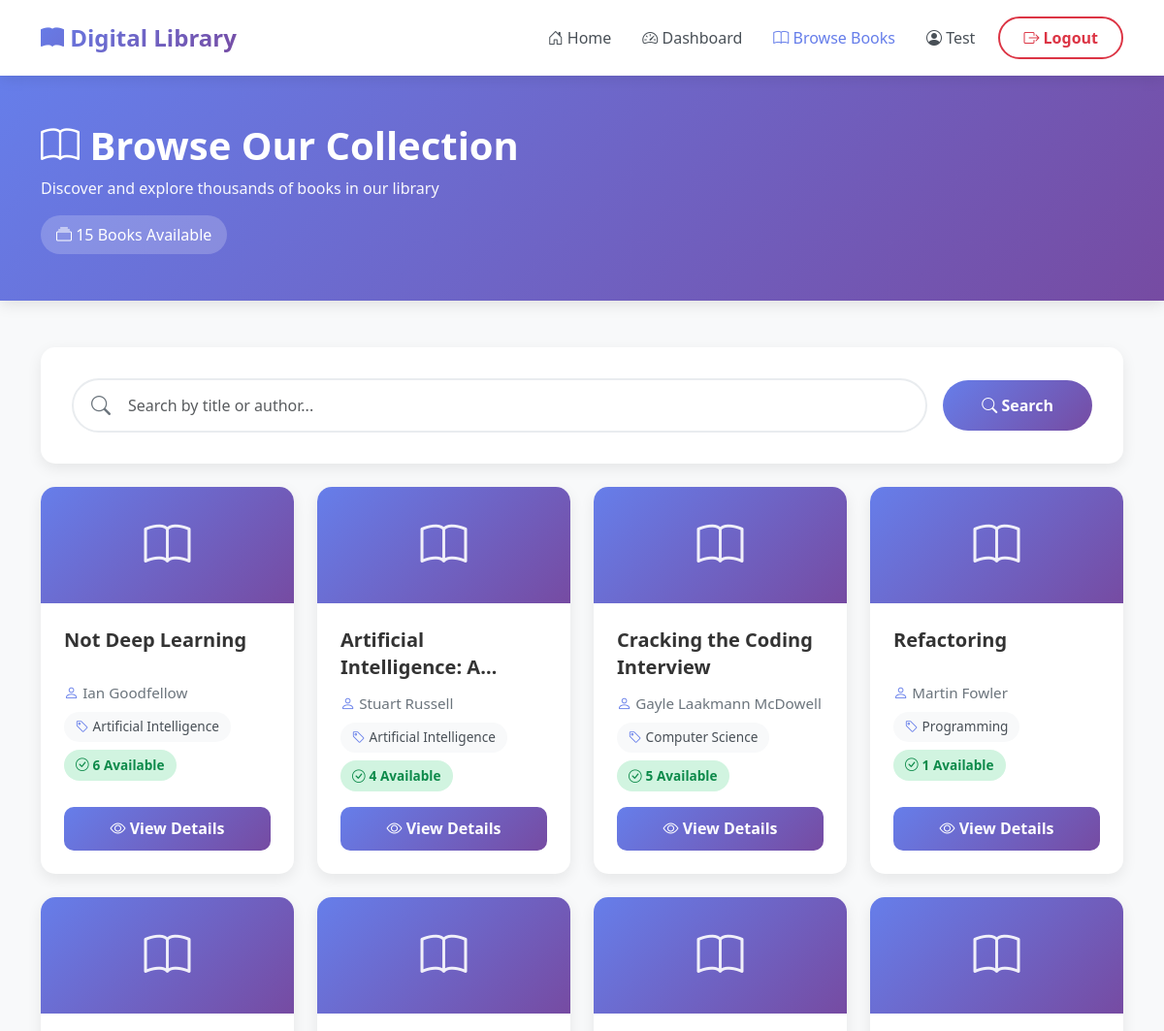
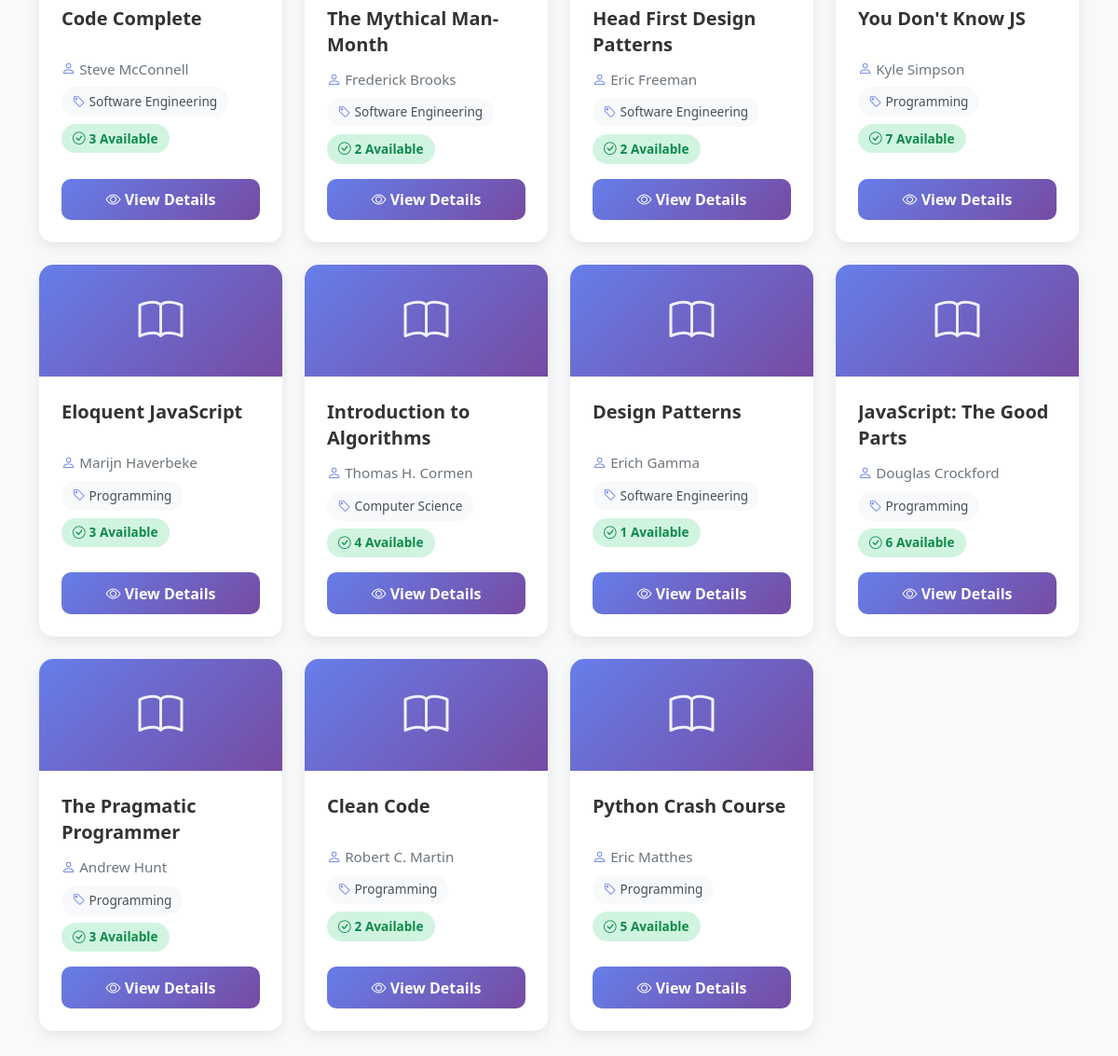
The app's page /books/ (signed in) with its own data (2 pictures, top to bottom).
### books/models.py (models this page shows, shortened)
class Book(models.Model):
    title = models.CharField(
        max_length=200,
        help_text="Enter the book title"
    )
    author = models.CharField(
        max_length=100,
        help_text="Enter the author name"
    )
    isbn = models.CharField(
        max_length=13,
        unique=True,
        help_text="13 Character ISBN number"
    )
    category = models.CharField(
        max_length=50,
        help_text="Enter the book category (e.g., Fiction, Science, History)"
    )
    description = models.TextField(
        help_text="Enter a brief description of the book",
        blank=True
    )
    quantity = models.PositiveIntegerField(
        default=1,
        help_text="Total number of copies in the library"
    )
    available_quantity = models.PositiveIntegerField(
        default=1,
        help_text="Number of copies currently available for borrowing"
    )
    created_at = models.DateTimeField(
        auto_now_add=True,
        help_text="Date and time when the book was added to the system"
    )
    class Meta:
        ordering = ['-created_at']
        verbose_name = 'Book'
        verbose_name_plural = 'Books'
    def is_available(self):
        return self.available_quantity > 0
    is_available.boolean = True
    is_available.short_description = 'Available'

### books/views.py (the view)
# urls.py: path('', views.book_list, name='book_list'),
def book_list(request):
    search_query = request.GET.get('q', '').strip()
    books = Book.objects.all()
    if search_query:
        books = books.filter(
            Q(title__icontains=search_query) |
            Q(author__icontains=search_query)
        )
    context = {
        'books': books,
        'total_books': books.count(),
        'search_query': search_query,
    }
    return render(request, 'books/book_list.html', context)

### accounts/models.py (called while the page is built)
    def is_librarian(self):
        return self.role == 'Librarian'

### books/templates/books/book_list.html (shortened to what this page needs)
<!DOCTYPE html>
<html lang="en">
<head>
    <link href="https://cdn.jsdelivr.net/npm/bootstrap@5.3.0/dist/css/bootstrap.min.css" rel="stylesheet">
    <link href="https://cdn.jsdelivr.net/npm/bootstrap-icons@1.10.0/font/bootstrap-icons.css" rel="stylesheet">
</head>
<body>
    <nav class="navbar navbar-expand-lg navbar-light sticky-top">
        <div class="container">
            <a class="navbar-brand" href="{% url 'accounts:home' %}">
                <i class="bi bi-book-fill"></i> Digital Library
            </a>
            <div class="collapse navbar-collapse" id="navbarNav">
                <ul class="navbar-nav ms-auto align-items-center">
                    <li class="nav-item">
                        <a class="nav-link" href="{% url 'accounts:home' %}">
                            <i class="bi bi-house-door"></i> Home
                        </a>
                    </li>
                    {% if user.is_authenticated %}
                        <li class="nav-item">
                            <a class="nav-link" href="{% url 'accounts:dashboard' %}">
                                <i class="bi bi-speedometer2"></i> Dashboard
                            </a>
                        </li>
                    {% endif %}
                    <li class="nav-item">
                        <a class="nav-link active" href="{% url 'books:book_list' %}">
                            <i class="bi bi-book"></i> Browse Books
                        </a>
                    </li>
                    {% if user.is_authenticated %}
                        <li class="nav-item">
                            <span class="nav-link">
                                <i class="bi bi-person-circle"></i> {{ user.username }}
                            </span>
                        </li>
                        <li class="nav-item">
                            <a class="btn btn-logout ms-2" href="{% url 'accounts:logout' %}">
                                <i class="bi bi-box-arrow-right"></i> Logout
                            </a>
                        </li>
                    {% endif %}
                </ul>
            </div>
        </div>
    </nav>
    <div class="page-header">
        <div class="container">
            <h1><i class="bi bi-book"></i> Browse Our Collection</h1>
            <p>Discover and explore thousands of books in our library</p>
            <div class="stats-badge">
                <i class="bi bi-collection"></i> {{ total_books }} Book{{ total_books|pluralize }}
                {% if search_query %}matching "{{ search_query }}"{% else %}Available{% endif %}
            </div>
        </div>
    </div>
    <div class="container mb-4">
        <div class="search-section">
            <form method="GET" action="{% url 'books:book_list' %}" class="search-form">
                <div class="search-input-wrapper">
                    <input
                        type="text"
                        name="q"
                        class="form-control search-input"
                        placeholder="Search by title or author..."
                        value="{{ search_query }}"
                        autocomplete="off"
                    >
                </div>
                <button type="submit" class="btn btn-search">
                    <i class="bi bi-search"></i> Search
                </button>
            </form>
        </div>
    </div>
    <div class="container">
        {% if books %}
            <div class="books-grid">
                <div class="row g-4">
                    {% for book in books %}
                        <div class="col-lg-3 col-md-4 col-sm-6">
                            <div class="book-card">
                                <div class="book-card-header">
                                    <i class="bi bi-book book-icon"></i>
                                </div>
                                <div class="book-card-body">
                                    <h3 class="book-title">{{ book.title }}</h3>
                                    <p class="book-author">
                                        <i class="bi bi-person"></i> {{ book.author }}
                                    </p>
                                    <div class="book-meta">
                                        <span class="meta-badge">
                                            <i class="bi bi-tag"></i> {{ book.category }}
                                        </span>
                                        {% if book.is_available %}
                                            <span class="availability-badge available">
                                                <i class="bi bi-check-circle"></i> {{ book.available_quantity }} Available
                                            </span>
                                        {% else %}
                                            <span class="availability-badge unavailable">
                                                <i class="bi bi-x-circle"></i> Unavailable
                                            </span>
                                        {% endif %}
                                    </div>
                                    <a href="{% url 'books:book_detail' book.pk %}" class="btn btn-view-details w-100">
                                        <i class="bi bi-eye"></i> View Details
                                    </a>
                                </div>
                            </div>
                        </div>
                    {% endfor %}
                </div>
            </div>
        {% endif %}
    </div>
</body>
</html>

### books/templates/books/book_list.html (style rules this page uses)
:root { --primary-gradient: linear-gradient(135deg, #667eea 0%, #764ba2 100%); --primary-color: #667eea; --secondary-color: #764ba2; }
body { background: #f8f9fa; font-family: 'Segoe UI', Tahoma, Geneva, Verdana, sans-serif; }
.navbar { background: white !important; box-shadow: 0 2px 15px rgba(0, 0, 0, 0.1); padding: 1rem 0; }
.navbar-brand { font-size: 1.5rem; font-weight: 700; background: var(--primary-gradient); -webkit-background-clip: text; -webkit-text-fill-color: transparent; background-clip: text; }
.nav-link { font-weight: 500; color: #495057 !important; margin: 0 0.5rem; transition: color 0.3s ease; }
.nav-link:hover, .nav-link.active { color: var(--primary-color) !important; }
.btn-logout { background: transparent; border: 2px solid #dc3545; color: #dc3545; padding: 0.5rem 1.5rem; border-radius: 25px; font-weight: 600; transition: all 0.3s ease; }
.page-header { background: var(--primary-gradient); color: white; padding: 3rem 0; margin-bottom: 3rem; box-shadow: 0 4px 15px rgba(0, 0, 0, 0.1); }
.page-header h1 { font-weight: 700; margin-bottom: 0.5rem; }
.page-header p { opacity: 0.95; margin-bottom: 0; }
.stats-badge { background: rgba(255, 255, 255, 0.2); padding: 0.5rem 1rem; border-radius: 20px; display: inline-block; margin-top: 1rem; }
.book-card { background: white; border-radius: 15px; overflow: hidden; box-shadow: 0 5px 15px rgba(0, 0, 0, 0.08); transition: all 0.3s ease; height: 100%; display: flex; flex-direction: column; }
.book-card-header { background: var(--primary-gradient); color: white; padding: 1.5rem; min-height: 120px; display: flex; align-items: center; justify-content: center; text-align: center; }
.book-icon { font-size: 3rem; opacity: 0.9; }
.book-card-body { padding: 1.5rem; flex-grow: 1; display: flex; flex-direction: column; }
.book-title { font-size: 1.25rem; font-weight: 700; color: #333; margin-bottom: 0.75rem; line-height: 1.4; min-height: 2.8rem; display: -webkit-box; -webkit-line-clamp: 2; -webkit-box-orient: vertical; overflow: hidden; }
.book-author { color: #6c757d; margin-bottom: 0.5rem; font-size: 0.95rem; }
.book-author i { color: var(--primary-color); }
.book-meta { display: flex; flex-wrap: wrap; gap: 0.5rem; margin-bottom: 1rem; }
.meta-badge { background: #f8f9fa; padding: 0.35rem 0.75rem; border-radius: 20px; font-size: 0.85rem; color: #495057; display: inline-flex; align-items: center; gap: 0.25rem; }
.meta-badge i { color: var(--primary-color); }
.availability-badge { padding: 0.35rem 0.75rem; border-radius: 20px; font-size: 0.85rem; font-weight: 600; display: inline-flex; align-items: center; gap: 0.25rem; }
.availability-badge.available { background: #d1f4e0; color: #0d8a4a; }
.btn-view-details { background: var(--primary-gradient); border: none; color: white; padding: 0.65rem 1.5rem; border-radius: 10px; font-weight: 600; transition: all 0.3s ease; margin-top: auto; }
.search-section { background: white; padding: 2rem; border-radius: 15px; box-shadow: 0 5px 15px rgba(0, 0, 0, 0.08); }
.search-form { display: flex; gap: 1rem; align-items: center; }
.search-input-wrapper { flex: 1; position: relative; }
.search-input { padding: 0.875rem 3rem 0.875rem 3.5rem; border: 2px solid #e9ecef; border-radius: 50px; font-size: 1rem; transition: all 0.3s ease; }
.btn-search { background: var(--primary-gradient); border: none; color: white; padding: 0.875rem 2.5rem; border-radius: 50px; font-weight: 600; transition: all 0.3s ease; white-space: nowrap; }
.books-grid { margin-bottom: 3rem; }

### records on screen
Book: title "Not Deep Learning", author "Ian Goodfellow", category "Artificial Intelligence", available_quantity "6"
Book: title "Artificial Intelligence:…", author "Stuart Russell", category "Artificial Intelligence", available_quantity "4"
Book: title "Cracking the Coding Interview", author "Gayle Laakmann McDowell", category "Computer Science", available_quantity "5"
Book: title "Refactoring", author "Martin Fowler", category "Programming", available_quantity "1"
Book: title "Code Complete", author "Steve McConnell", category "Software Engineering", available_quantity "3"
Book: title "The Mythical Man-Month", author "Frederick Brooks", category "Software Engineering", available_quantity "2"
Book: title "Head First Design Patterns", author "Eric Freeman", category "Software Engineering", available_quantity "2"
Book: title "You Don't Know JS", author "Kyle Simpson", category "Programming", available_quantity "7"
Book: title "Eloquent JavaScript", author "Marijn Haverbeke", category "Programming", available_quantity "3"
Book: title "Introduction to Algorithms", author "Thomas H. Cormen", category "Computer Science", available_quantity "4"
Book: title "Design Patterns", author "Erich Gamma", category "Software Engineering", available_quantity "1"
Book: title "JavaScript: The Good Parts", author "Douglas Crockford", category "Programming", available_quantity "6"
Book: title "The Pragmatic Programmer", author "Andrew Hunt", category "Programming", available_quantity "3"
Book: title "Clean Code", author "Robert C. Martin", category "Programming", available_quantity "2"
Book: title "Python Crash Course", author "Eric Matthes", category "Programming", available_quantity "5"

### other values on screen
{{ user.username }} "Test"
{{ total_books }} "15"
